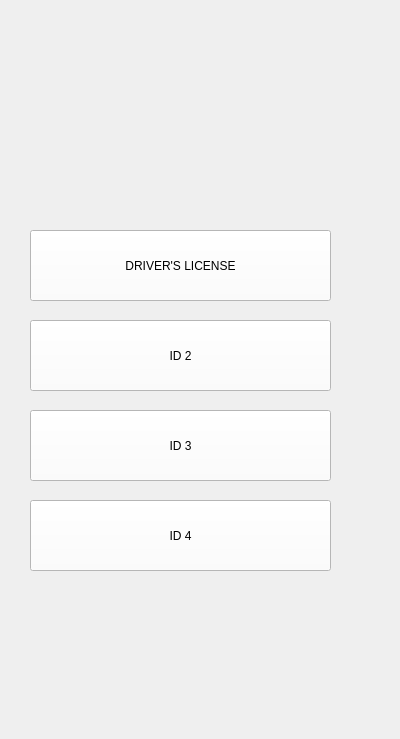
<?xml version="1.0" encoding="UTF-8"?>
<ui version="4.0">
 <class>Form</class>
 <widget class="QWidget" name="Form">
  <property name="geometry">
   <rect>
    <x>0</x>
    <y>0</y>
    <width>400</width>
    <height>739</height>
   </rect>
  </property>
  <property name="windowTitle">
   <string>Form</string>
  </property>
  <widget class="QPushButton" name="ID2">
   <property name="geometry">
    <rect>
     <x>30</x>
     <y>320</y>
     <width>301</width>
     <height>71</height>
    </rect>
   </property>
   <property name="styleSheet">
    <string notr="true">font: 22pt &quot;Bebas&quot;;
background-color: rgb(255, 255, 255);</string>
   </property>
   <property name="text">
    <string>ID 2</string>
   </property>
  </widget>
  <widget class="QLabel" name="label">
   <property name="geometry">
    <rect>
     <x>0</x>
     <y>0</y>
     <width>381</width>
     <height>681</height>
    </rect>
   </property>
   <property name="styleSheet">
    <string notr="true">background-image: url(:/IMAGE/2.png);</string>
   </property>
   <property name="text">
    <string/>
   </property>
  </widget>
  <widget class="QPushButton" name="ID3">
   <property name="geometry">
    <rect>
     <x>30</x>
     <y>410</y>
     <width>301</width>
     <height>71</height>
    </rect>
   </property>
   <property name="styleSheet">
    <string notr="true">font: 22pt &quot;Bebas&quot;;
background-color: rgb(255, 255, 255);</string>
   </property>
   <property name="text">
    <string>ID 3</string>
   </property>
  </widget>
  <widget class="QPushButton" name="ID4">
   <property name="geometry">
    <rect>
     <x>30</x>
     <y>500</y>
     <width>301</width>
     <height>71</height>
    </rect>
   </property>
   <property name="styleSheet">
    <string notr="true">font: 22pt &quot;Bebas&quot;;
background-color: rgb(255, 255, 255);</string>
   </property>
   <property name="text">
    <string>ID 4</string>
   </property>
  </widget>
  <widget class="QPushButton" name="DRIVERSLICENSE">
   <property name="geometry">
    <rect>
     <x>30</x>
     <y>230</y>
     <width>301</width>
     <height>71</height>
    </rect>
   </property>
   <property name="styleSheet">
    <string notr="true">font: 22pt &quot;Bebas&quot;;
background-color: rgb(255, 255, 255);</string>
   </property>
   <property name="text">
    <string>DRIVER'S LICENSE</string>
   </property>
  </widget>
  <zorder>label</zorder>
  <zorder>ID2</zorder>
  <zorder>ID3</zorder>
  <zorder>ID4</zorder>
  <zorder>DRIVERSLICENSE</zorder>
 </widget>
 <resources>
  <include location="IMAGES.qrc"/>
 </resources>
 <connections/>
</ui>
